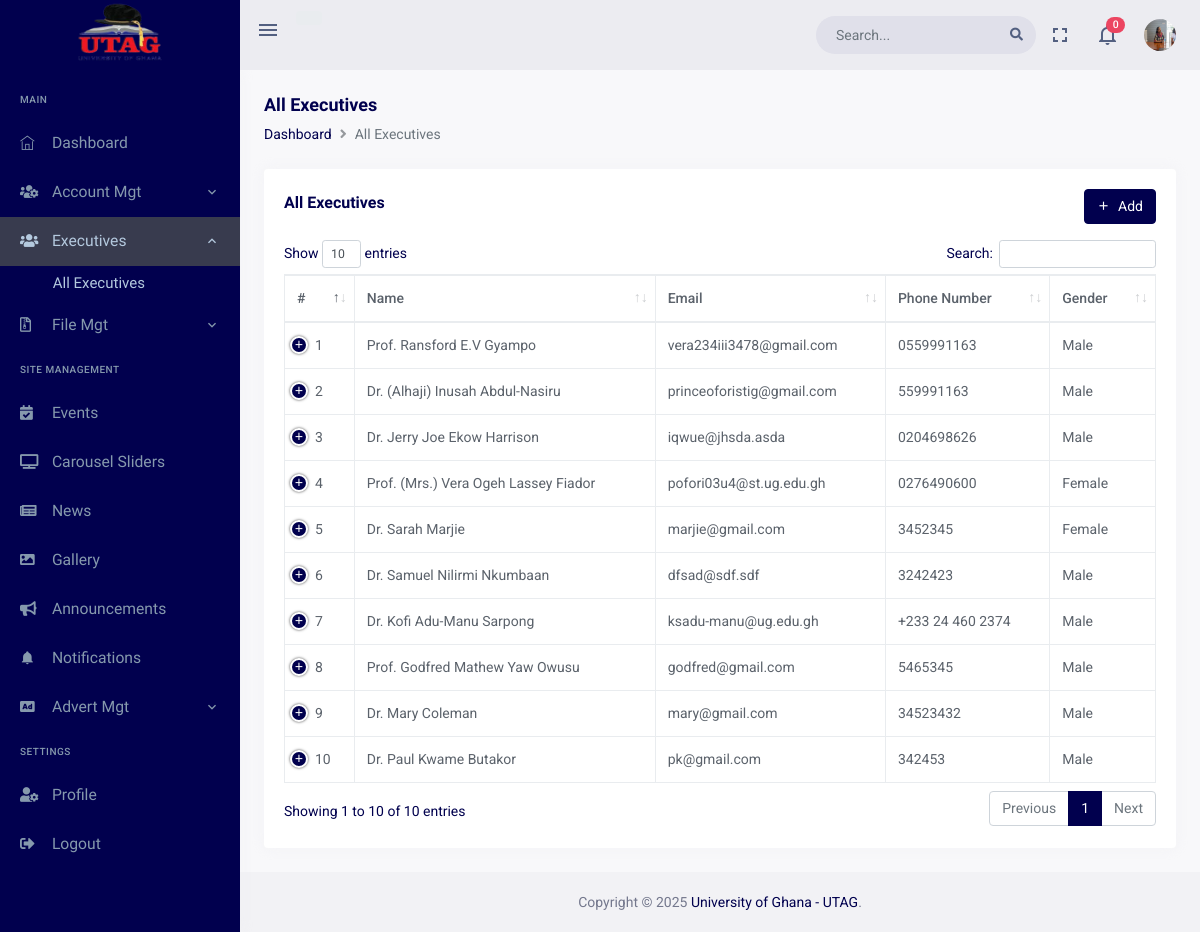
Page /dashboard/executives/executive_members (signed in) on the committed database.
### accounts/models.py (models this page shows, shortened)
class User(AbstractBaseUser, PermissionsMixin):
    TITLE_CHOICES = (
        ('Prof.', 'Prof.'),
        ("Prof. (Mrs.)", "Prof. (Mrs.)"),
        ('Dr.', 'Dr.'),
        ("Dr. (Alhaji)", "Dr. (Alhaji)"),
        ('Mr.', 'Mr.'),
        ('Mrs.', 'Mrs.'),
    )
    GENDER_CHOICES = (
        ('Male', 'Male'),
        ('Female', 'Female')
    )
    EXECUTIVE_POSITION_CHOICES = (
        ('President', 'President'),
        ('Vice President', 'Vice President'),
        ('Secretary', 'Secretary'),
        ('Treasurer', 'Treasurer'),
        ("Women's Executive Officer", "Women's Executive Officer"),
        ('Past President', 'Past President'),
        ('CBAS Rep', 'CBAS Rep'),
        ('College of Humanities Rep', 'College of Humanities Rep'),
        ('College of Health Rep', 'College of Health Rep'),
        ("College of Education Rep", "College of Education Rep"),
    )
    title = models.CharField(max_length=15, choices=TITLE_CHOICES)
    first_name = models.CharField(max_length=30)
    other_name = models.CharField(max_length=30, blank=True, null=True)
    last_name = models.CharField(max_length=30)
    gender = models.CharField(max_length=10, choices=GENDER_CHOICES)
    profile_pic = models.ImageField(upload_to='profile_pictures/', blank=True, null=True)
    email = models.EmailField(unique=True)
    email_sent = models.BooleanField(default=False)
    phone_number = models.CharField(max_length=15, blank=True, null=True)
    department = models.CharField(max_length=50, blank=True, null=True)
    created_from_dashboard = models.BooleanField(default=False)
    created_by = models.ForeignKey('self', on_delete=models.CASCADE, blank=True, null=True)
    is_bulk_creation = models.BooleanField(default=False)
    created_at = models.DateTimeField(auto_now_add=True)
    updated_at = models.DateTimeField(auto_now=True)
    is_staff = models.BooleanField(default=False)
    is_superuser = models.BooleanField(default=False)
    executive_image = models.ImageField(upload_to='executive_images/', blank=True, null=True)
    executive_position = models.CharField(max_length=30, choices=EXECUTIVE_POSITION_CHOICES, blank=True, null=True)
    fb_profile_url = models.URLField(blank=True, null=True)
    twitter_profile_url = models.URLField(blank=True, null=True)
    linkedin_profile_url = models.URLField(blank=True, null=True)
    date_appointed = models.DateField(null=True, blank=True)
    date_ended = models.DateField(null=True, blank=True)
    is_active_executive = models.BooleanField(default=False)
    objects = UserManager()
    USERNAME_FIELD = 'email'
    REQUIRED_FIELDS = ['title', 'first_name', 'last_name', 'gender']
    def get_full_name(self):
        if self.other_name:
            return f'{self.title} {self.first_name} {self.other_name} {self.last_name}'
        else:
            return f'{self.title} {self.first_name} {self.last_name}'
    def get_short_name(self):
        return self.first_name
    def get_profile_pic_url(self):
        return self.profile_pic.url if self.profile_pic else '/static/dashboard/assets/images/users/profile.png'
    def get_executive_image_url(self):
        return self.executive_image.url if self.executive_image else None
    def is_admin(self):
        return self.groups.filter(name='Admin').exists() or self.is_superuser
    class Meta:
        permissions = [
        ('view_dashboard', 'Can view dashboard'),
        ('add_admin', 'Can add admin'),
        ('change_admin', 'Can change admin'),
        ('delete_admin', 'Can delete admin'),
        ('view_admin', 'Can view admin'),
        ('add_executive', 'Can add executive'),
        ('change_executive', 'Can change executive'),
        ('delete_executive', 'Can delete executive'),
        ('view_executive', 'Can view executive'),
        ('add_member', 'Can add member'),
        ('change_member', 'Can change member'),
        ('delete_member', 'Can delete member'),
        ('view_member', 'Can view member'),
        ]

### dashboard/views/executives.py (the view)
# urls.py: path('executives/executive_members',views.ExecutiveMembersView.as_view(), name='executive_members'),
class ExecutiveMembersView(PermissionRequiredMixin,View):
    template_name = 'dashboard_pages/executive_members.html'
    permission_required = 'accounts.view_dashboard'
    @method_decorator(MustLogin)
    def get(self, request):
        executive_officers = User.objects.filter(executive_position__in=executive_committee_members_position_order, is_active_executive=True)
        executive_officers = sorted(executive_officers, key=lambda x: executive_committee_members_position_order.index(x.executive_position) if x.executive_position in executive_committee_members_position_order else len(executive_committee_members_position_order))
        members = User.objects.all()
        notifications = Notification.objects.filter(user=request.user).order_by('-created_at')[:5]
        notification_count = Notification.objects.filter(user=request.user, status='UNREAD').count()
        context = {
            'executive_officers': executive_officers,
            'members': members,
            'notifications': notifications,
            'notification_count': notification_count,
        }
        return render(request, self.template_name, context)

### dashboard/templates/dashboard_pages/executive_members.html (shortened to what this page needs)
{% extends "base/dashboard_base.html" %}
{% load static %}
{% block content %}
<div class="page-content">
    <div class="container-fluid">
        <div class="page-title-box">
            <div class="row align-items-center">
                <div class="col-md-8">
                    <h6 class="page-title">All Executives</h6>
                    <ol class="breadcrumb m-0">
                        <li class="breadcrumb-item"><a href="{% url 'dashboard:dashboard' %}">Dashboard</a></li>
                        <li class="breadcrumb-item active" aria-current="page">All Executives</li>
                    </ol>
                </div>
            </div>
        </div>
        <div class="row">
            <div class="col-12">
                <div class="card">
                    <div class="card-body">
                        <div class="row align-items-center">
                            <div class="col-md-8">
                                <h4 class="card-title">All Executives</h4>
                            </div>
                            {% if user.is_admin or user.is_superuser %}
                            <div class="col-md-4">
                                <div class="float-end d-none d-md-block">
                                    <div class="dropdown">
                                        <button class="btn btn-primary dropdown-toggle" type="button" id="addDropdown" data-bs-toggle="dropdown" aria-expanded="false">
                                            <i class="mdi mdi-plus me-1"></i> Add
                                        </button>
                                    </div>
                                </div>
                            </div>
                            {% endif %}
                        </div>
                        <div class="mt-3">
                            <table id="datatable" class="table table-bordered dt-responsive nowrap" style="border-collapse: collapse; border-spacing: 0; width: 100%;">
                                <thead>
                                    <tr>
                                        <th>#</th>
                                        <th>Name</th>
                                        <th>Email</th>
                                        <th>Phone Number</th>
                                        <th>Gender</th>
                                    </tr>
                                </thead>
                                <tbody>
                                    {% for executive in executive_officers %}
                                    <tr>
                                        <td>{{forloop.counter}}</td>
                                        <td>{{executive.get_full_name}}</td>
                                        <td>{{executive.email}}</td>
                                        <td>{{executive.phone_number}}</td>
                                        <td>{{executive.gender}}</td>
                                    </tr>
                                    {% endfor %}
                                </tbody>
                            </table>
                        </div>
                    </div>
                </div>
            </div>
        </div>
    </div>
</div>
{% endblock content %}
{% block my_styles %}
 <link href="{% static 'dashboard/assets/libs/datatables.net-bs4/css/dataTables.bootstrap4.min.css' %}" rel="stylesheet" type="text/css">
 <link href="{% static 'dashboard/assets/libs/datatables.net-buttons-bs4/css/buttons.bootstrap4.min.css' %}" rel="stylesheet" type="text/css">
 <link href="{% static 'dashboard/assets/libs/datatables.net-responsive-bs4/css/responsive.bootstrap4.min.css' %}" rel="stylesheet" type="text/css">
{% endblock my_styles %}

### dashboard/templates/includes/dash_header.html (shortened to what this page needs)
{% load static %}
<header id="page-topbar">
    <div class="navbar-header">
        <div class="d-flex">
            <div class="navbar-brand-box">
                <a href="{% url 'website:index' %}" class="logo logo-light">
                    <span class="logo-lg">
                        <img src="{% static 'dashboard/assets/images/utag_ug.png' %}" alt="" height="80">
                    </span>
                </a>
            </div>
            <button type="button" class="btn btn-sm px-3 font-size-24 header-item waves-effect" id="vertical-menu-btn">
                <i class="mdi mdi-menu"></i>
            </button>
            <div class="d-none d-sm-block">
                <div class="pt-3 d-inline-block">
                    {% if user.is_authenticated %}
                    <p class="btn btn-secondary">
                    </p>
                    {% endif %}
                </div>
            </div>
        </div>
        <div class="d-flex">
            <form class="app-search d-none d-lg-block">
                <div class="position-relative">
                    <input type="text" class="form-control" placeholder="Search...">
                    <span class="fa fa-search"></span>
                </div>
            </form>
            <div class="dropdown d-none d-lg-inline-block">
                <button type="button" class="btn header-item noti-icon waves-effect" data-bs-toggle="fullscreen">
                    <i class="mdi mdi-fullscreen"></i>
                </button>
            </div>
            <div class="dropdown d-inline-block">
                <button type="button" class="btn header-item noti-icon waves-effect" id="page-header-notifications-dropdown" data-bs-toggle="dropdown" aria-haspopup="true" aria-expanded="false">
                    <i class="mdi mdi-bell-outline"></i>
                    <span class="badge bg-danger rounded-pill">{{ notification_count }}</span>
                </button>
            </div>
            <div class="dropdown d-inline-block">
                <button type="button" class="btn header-item waves-effect" id="page-header-user-dropdown" data-bs-toggle="dropdown" aria-haspopup="true" aria-expanded="false">
                    <img class="rounded-circle header-profile-user" src="{% if request.user.profile_pic %} {{ request.user.get_profile_pic_url }} {% else %} {% static 'dashboard/assets/images/users/profile.png' %} {% endif %}" alt="Header Avatar">
                </button>
            </div>
        </div>
    </div>
</header>

### rows in the picture
User: profile_pic (picture)
User: get_full_name "Prof. Ransford E.V Gyampo", email "vera234iii3478@gmail.com", phone_number "0559991163", gender "Male"
User: get_full_name "Dr. (Alhaji) Inusah Abdul-Nasiru", email "princeoforistig@gmail.com", phone_number "559991163", gender "Male"
User: get_full_name "Dr. Jerry Joe Ekow Harrison", email "iqwue@jhsda.asda", phone_number "0204698626", gender "Male"
User: get_full_name "Prof. (Mrs.) Vera Ogeh Lassey Fiador", email "pofori03u4@st.ug.edu.gh", phone_number "0276490600", gender "Female"
User: get_full_name "Dr. Sarah Marjie", email "marjie@gmail.com", phone_number "3452345", gender "Female"
User: get_full_name "Dr. Samuel Nilirmi Nkumbaan", email "dfsad@sdf.sdf", phone_number "3242423", gender "Male"
User: get_full_name "Dr. Kofi Adu-Manu Sarpong", email "ksadu-manu@ug.edu.gh", phone_number "+233 24 460 2374", gender "Male"
User: get_full_name "Prof. Godfred Mathew Yaw Owusu", email "godfred@gmail.com", phone_number "5465345", gender "Male"
User: get_full_name "Dr. Mary Coleman", email "mary@gmail.com", phone_number "34523432", gender "Male"
User: get_full_name "Dr. Paul Kwame Butakor", email "pk@gmail.com", phone_number "342453", gender "Male"

### other values in the picture
{{ notification_count }} "0"
